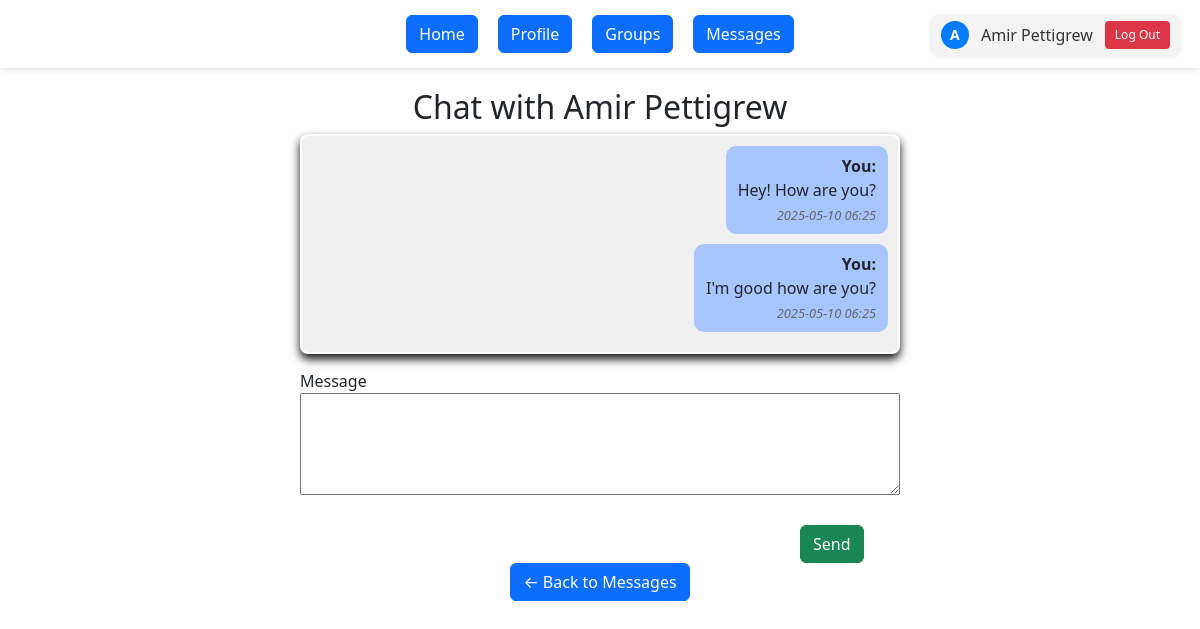
The page /message/1 (signed in) on the database as committed earlier.
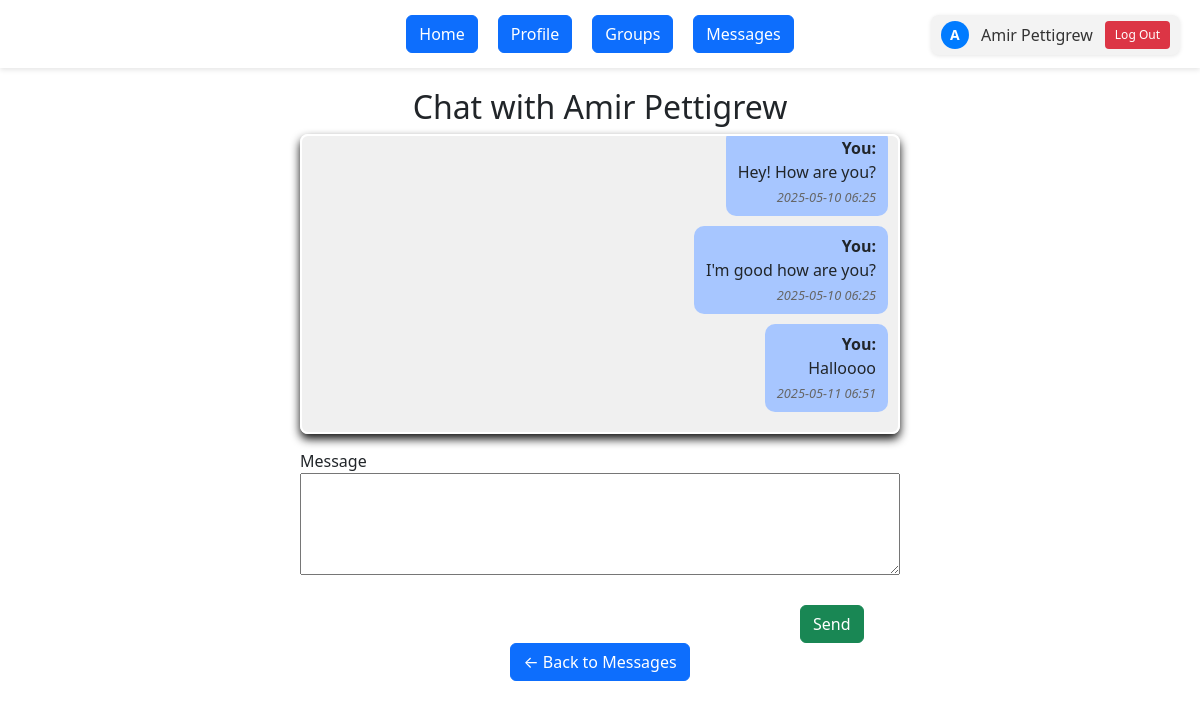
The same page on the database as committed later.
### app/models/models.py (models this page shows)
class Message(db.Model):
    __tablename__ = 'messages'
    id = db.Column(db.Integer, primary_key=True)
    sender_id = db.Column(db.Integer, db.ForeignKey('users.id'), nullable=False)
    receiver_id = db.Column(db.Integer, db.ForeignKey('users.id'), nullable=False)
    content = db.Column(db.Text, nullable=False)
    posted_at = db.Column(db.DateTime, default=datetime.utcnow)
    is_read = db.Column(db.Boolean, default=False)

### app/routes/auth.py (the view, shortened to what this page needs)
@auth_bp.route('/message/<int:user_id>', methods=['GET', 'POST'])
@login_required
def message_user(user_id):
    recipient = User.query.get_or_404(user_id)
    form = DirectMessageForm()
    Message.query.filter_by(
        sender_id=recipient.id,
        receiver_id=current_user.id,
        is_read=False
    ).update({'is_read': True})
    db.session.commit()
    unread_count = Message.query.filter_by(receiver_id=current_user.id, is_read=False).count()
    messages = Message.query.filter(
        ((Message.sender_id == current_user.id) & (Message.receiver_id == recipient.id)) |
        ((Message.sender_id == recipient.id) & (Message.receiver_id == current_user.id))
    ).order_by(Message.posted_at.asc()).all()
    return render_template(
        'message_user.html',
        form=form,
        recipient=recipient,
        messages=messages,
        unread_count=unread_count
    )

### app/routes/auth.py
class DirectMessageForm(FlaskForm):
    content = TextAreaField('Message', validators=[DataRequired(), Length(max=1000)])
    submit = SubmitField('Send')

### app/__init__.py (called while the page is built)
def create_app(config_object=DevelopmentConfig):
    app = Flask(__name__, instance_relative_config=True)
    app.config.from_object(config_object)
    db.init_app(app)
    login_manager.init_app(app)
    @login_manager.user_loader
    def load_user(user_id):
        from app.models.models import User
        return User.query.get(int(user_id))
    from app.routes.auth import auth_bp
    from app.routes.main import main_bp
    app.register_blueprint(auth_bp)
    app.register_blueprint(main_bp)
    from app.routes.threads import threads_bp
    app.register_blueprint(threads_bp)
    @app.route('/')
    def root():
        return redirect(url_for('auth.login'))
    with app.app_context():
        db.create_all()
    return app

### app/templates/message_user.html (shortened to what this page needs)
<!DOCTYPE html>
<html lang="en">
<head>
</head>
<body>
  <link rel="stylesheet" href="{{ url_for('static', filename='dashboard_styles.css') }}">
  <link rel="stylesheet" href="{{ url_for('static', filename='bootstrap.css') }}">
  {% if current_user.is_authenticated %}
    <div class="user-area">
      <a href="{{ url_for('main.profile') }}" class="user-info">
        <div class="user-avatar">
          {{ current_user.name[0]|upper }}
        </div>
        <span>{{ current_user.name }}</span>
      </a>
      <form method="GET" action="{{ url_for('auth.logout') }}">
        <button class="logout-button" type="submit">Log Out</button>
      </form>
    </div>
  {% endif %}
  <div class="menu">
    <a href="{{ url_for('main.dashboard') }}"><type="button" class="btn btn-primary"> Home </button></a>
    <a href="{{ url_for('main.profile') }}"><type="button" class="btn btn-primary"> Profile </button></a>
    <a href="{{ url_for('main.view_my_groups') }}"><type="button" class="btn btn-primary"> Groups </button></a>
    <a href="{{ url_for('auth.message') }}"><type="button" class="btn btn-primary">
      Messages
    </button></a>
  </div>
  <div class="chat-container">
    <h2> Chat with {{ recipient.name }}</h2>
    <div class="chat-box">
      <ul>
        {% for m in messages %}
          <li style="text-align: {% if m.sender_id == current_user.id %}right{% else %}left{% endif %};">
            <div style="display: inline-block; background-color: {% if m.sender_id == current_user.id %}#a7c6ff{% else %} #d0f0c0 {% endif %}; padding: 8px 12px; border-radius: 10px; max-width: 70%;">
              <strong>{{ 'You' if m.sender_id == current_user.id else m.sender.name }}:</strong><br>
              {{ m.content }}<br>
              <em style="font-size: 0.8em; color: #666;">{{ m.posted_at.strftime('%Y-%m-%d %H:%M') }}</em>
            </div>
          </li>
        {% endfor %}
      </ul>
    </div>
    <form method="POST">
      {{ form.content.label }}<br>
      {{ form.content(rows=4) }}<br><br>
      <div class="sendmessage">
      {{ form.submit(class= "btn btn-success") }}
      </div>
    </form>
  </div>
  <a href="{{ url_for('auth.message') }}"><button class="btn btn-primary">← Back to Messages </button></a>
</body>
</html>

Rows that differ between the two databases and show on the page:
added Message: sender_id "You", content "Halloooo", posted_at "2025-05-11 06:51"
